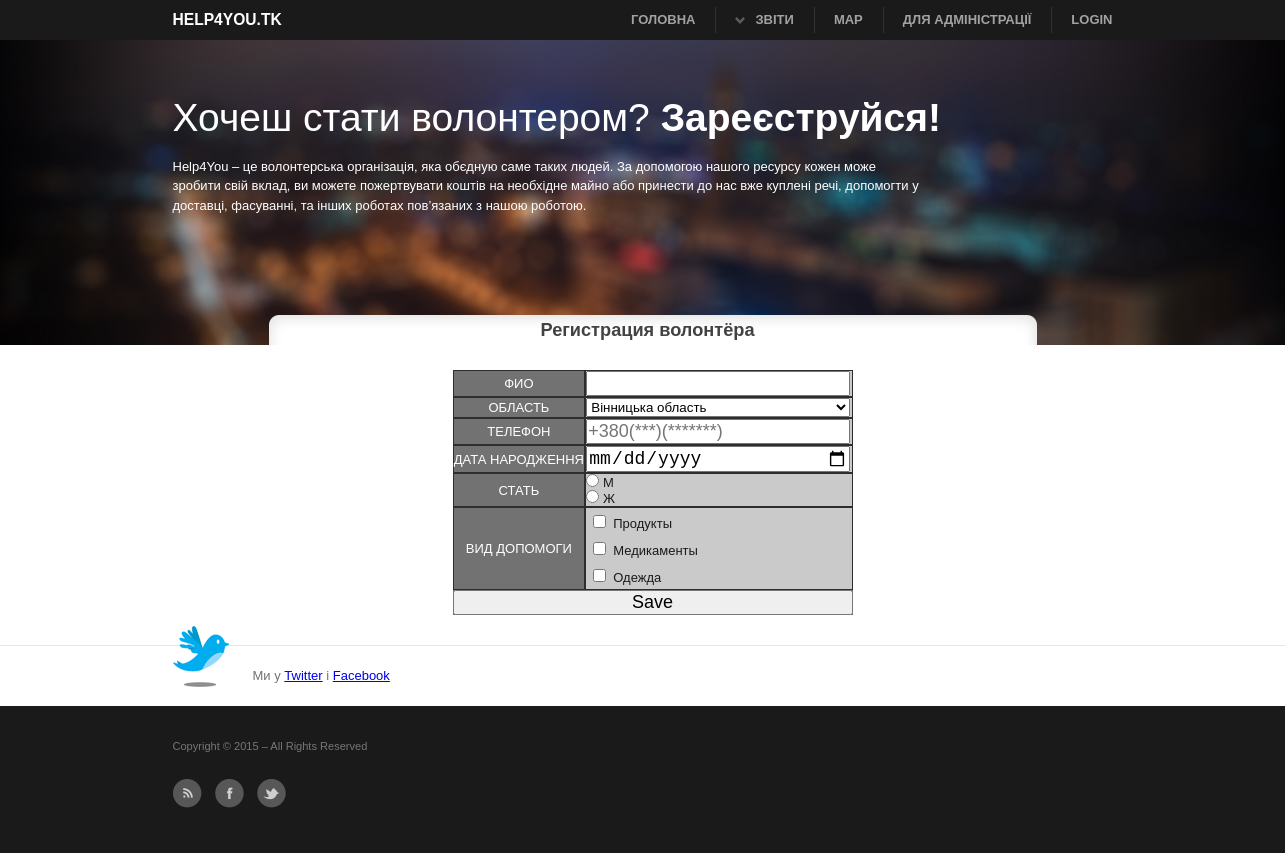
Page /Volonter/add/ on the earlier database version.
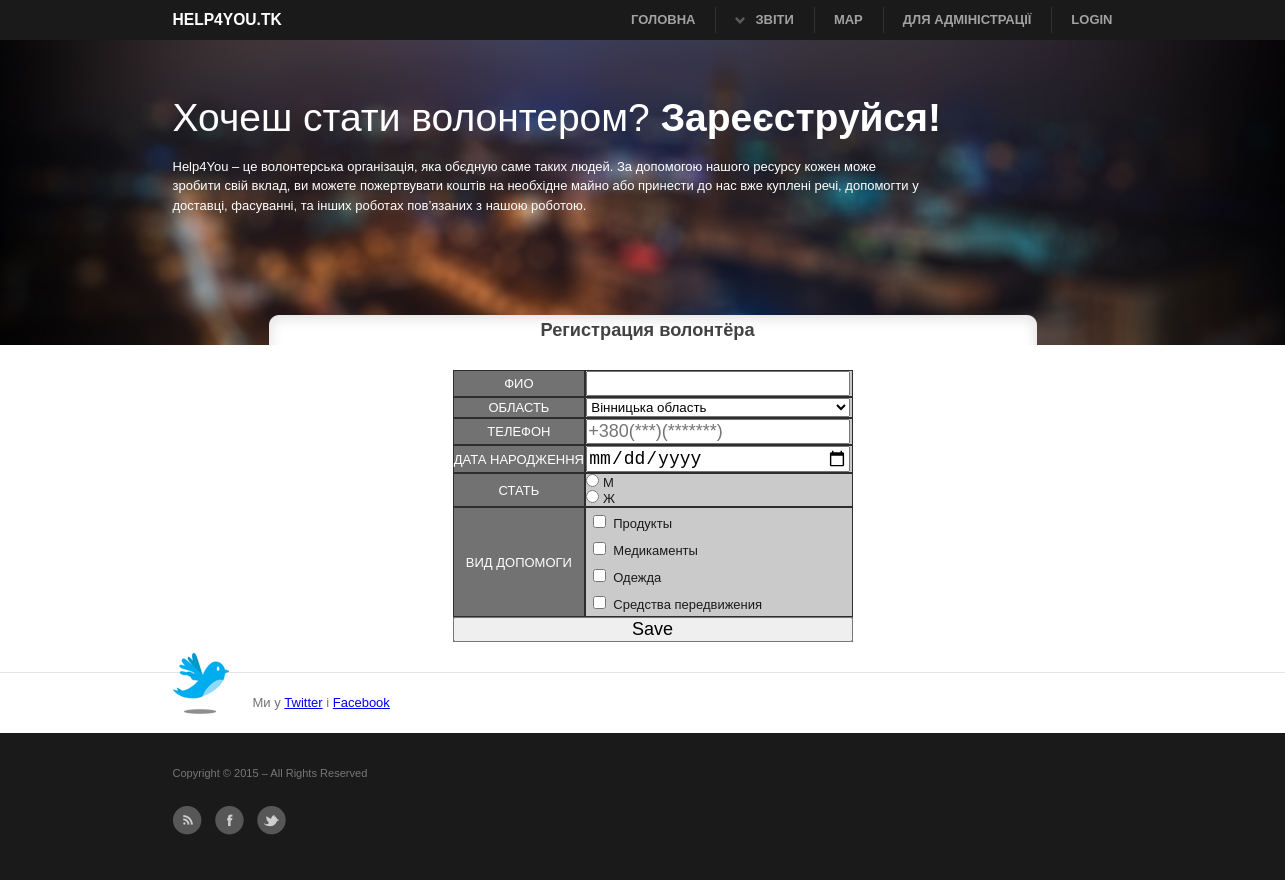
Same page on the later database version.
### main/models.py (models this page shows, shortened)
class CategoryResource(models.Model):
    category = models.CharField(max_length=50, verbose_name=u'Категорія')
    class Meta:
        verbose_name_plural = u'Категорії ресурсів'

### main/views.py (the view)
# urls.py: url(r'^Volonter/add/',VolonterCreateView.as_view(), name='create_volonter'),
class VolonterCreateView(CreateView):
    template_name = 'create_volonter.html'
    model = Volonter
    fields = ('fio', 'address', 'birthday',
              'telephone', 'gender','categories',)
    success_url = reverse_lazy('list_volonter')
    def get_context_data(self, **kwargs):
        context = super(VolonterCreateView, self).get_context_data(**kwargs)
        volonters = Volonter.objects.all()
        categories = CategoryResource.objects.all()
        data = []
        for category in categories:
            data.append({
                'name': category.category,
                'number': category.id,
            })
        context.update({
            'data': data,
            'Volonter': volonters,
        })
        return context

### main/templates/create_volonter.html (shortened to what this page needs)
{% extends 'base.html' %}
{% block title %}
     <h3 class="title_list">Регистрация волонтёра</h3>
{% endblock %}
{% block content %}
    <div class="create_table">
    <form class="zforma" method="POST" action="{% url 'create_volonter' %}">
    <table>
    <tr>
        <td class="CreateVoll">ФИО</td>
        <td class="CreateVolr"><input class="pole" type="text" name="fio"></td>
    </tr>
       <tr>
        <td class="CreateVoll">ОБЛАСТЬ</td>
        <td class="CreateVolr"><select size="1" class="pole_select" name="address">
            <option value="Винницкая область">Вінницька область</option>
            </select>
        </td>
    </tr>
    <tr>
        <td class="CreateVoll">ТЕЛЕФОН</td>
        <td class="CreateVolr"><input class="pole" type="text" name="telephone" placeholder="+380(***)(*******)"></td>
    </tr>
    <tr >
        <td class="CreateVoll">ДАТА НАРОДЖЕННЯ</td>
        <td class="CreateVolr"><input class="pole" type="date" name="birthday"></td>
     </tr>
     <tr >
        <td class="CreateVoll">СТАТЬ</td>
        <td class="CreateVolr"><input type="radio" value="М" name="gender"> М <br><input type="radio" value="Ж" name="gender"> Ж</td>
    </tr>
    <tr>
        <td class="CreateVoll">ВИД ДОПОМОГИ</td>
        <td class="CreateVolr">
            {% for item in data %}
            <input type="checkbox" name="categories" value="{{ item.number }}">{{ item.name }}<br>
            {% endfor %}
    </tr>
    <tr class="CreateVoll">
        <td colspan="2"><input class="bt" type="submit" name="Save" value="Save"></td>
    </tr>
    </table>
   </form>
   </div>
{% endblock %}

Differences in the rows shown:
added CategoryResource: name "Средства передвижения"
